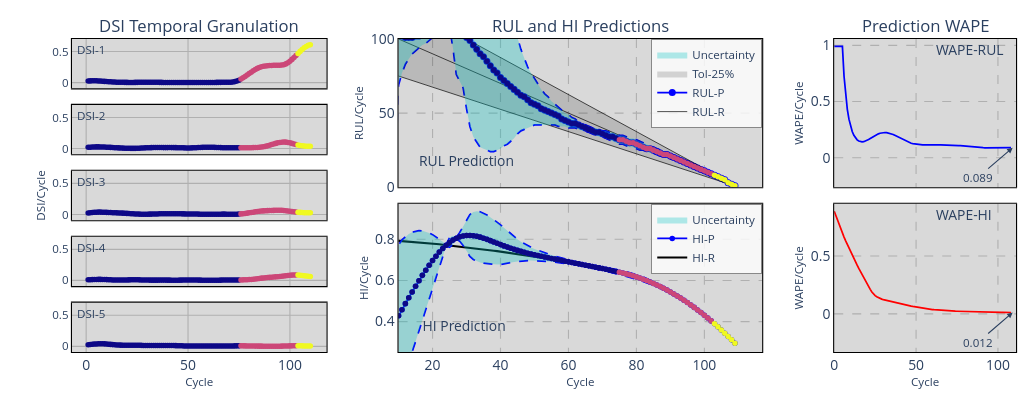

The code cell stored with this chart in its notebook:
### Code cell
RS_PATH     = r'Dataset\DSIR1n\B1_1.csv'
HI_PATH     = r'Dataset\HI1\Bearing1_1.csv'
RS = pd.read_csv(RS_PATH)
HI = pd.read_csv(HI_PATH)
sig = HI['PC1'].values
dfP = pd.read_csv(PARAMS_PATH).iloc[:,:11]
params = dfP.sort_values(dfP.columns[0], ascending=True).iloc[0, 1:].values

m,nI,nR,nO,mO,N1,N2,N3,τ,act = ParseParams(params)
m = 1.9
X, Y, Z, kX = PrepareData(RS, HI, W, nI, nO, mO)
ref, J, L = RefEoL(sig, EOL, kX, frac=RUL_FRAC) 
p = LoadRho()

rho_rul = p['rho_rul'] if RHO_RUL is None and 'rho_rul' in p else RHO_RUL
teda = AutoCloud(m=m,nI=nI,nR=nR,nO=nO,ηS=[N1,N2,N3],act=act,tau=τ,
                    eol=EOL,ref=ref,wtaG=WTAG,wtaP=WTAP,feedback=FEEDBACK,mO=mO,
                    rho=p['rho'],lam=LAM,intr_state=INTR_STATE,
                    rho_dyn=RHO_DYN,rho_eta=p['eta'],rho_T=p['T'],rho_beta=p['beta'],rho_min=RHO_MIN,rho_max=RHO_MAX,
                    rls_mode=RLS_MODE,nf_rls=int(p['nf_rls']) if RLS_MODE == 'pol' else None,ff_rls=p['ff_rls'],dt_rls=p['dt_rls'],
                    rul_bounds=RUL_BOUNDS,rul_growth=RUL_GROWTH,rho_rul=rho_rul,rul_eclip=RUL_ECLIP,rul_frac=RUL_FRAC)
teda.SimGranularRUL(J,L,X,Y,Z)

PlotSimulation(teda=teda,mode='ply',xi=10, yf=100,ftrs=5,dsi_mode='hide')
